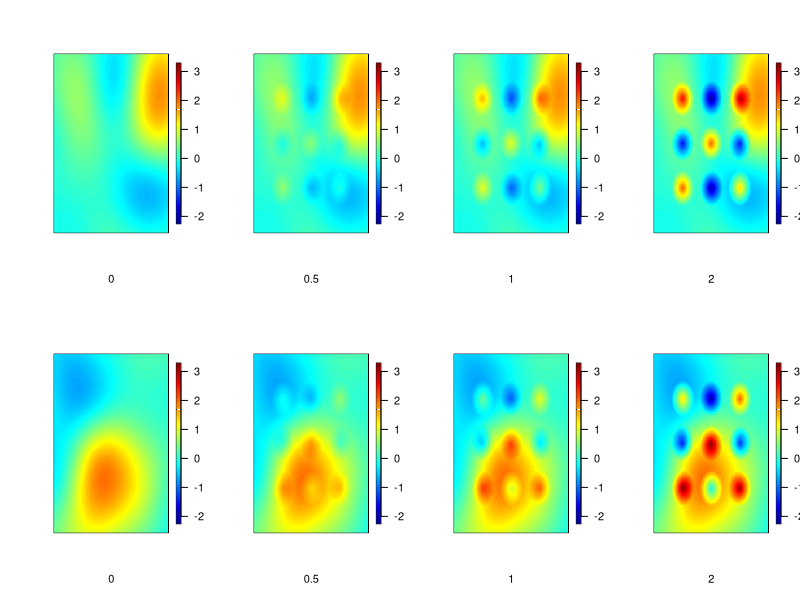

The R source for this figure:

### Simulated fields example
# ## Base signal: 9 cones centered at {0.25, 0.50, 0.75}^2; diameter 0.20. Five cones pointing "upwards" and four cones pointing "downwards".

# Evaluates the base signal at specified time points
signal <- function(time) {
  l <- length(time)
  ud <- matrix(0, l,l)
  
  w1 <- which(time > 0.15 &  time < 0.35)
  w2 <- which(time > 0.40 &  time < 0.60)
  w3 <- which(time > 0.65 &  time < 0.85)
  
  ud[w1,w1] <- 
    10 * pmax.int(0.1 - sqrt(outer( (0.25 - time[w1])^2, (0.25 - time[w1])^2, "+")), 0)
  
  ud[w2,w1] <- t(ud[w1,w2] <- 
                   - 10 * pmax.int(0.1 - sqrt(outer( (0.25 - time[w1])^2, (0.50 - time[w2])^2, "+")), 0))
  
  ud[w3,w1] <- t(ud[w1,w3] <-  
                   10 * pmax.int(0.1 - sqrt(outer( (0.25 - time[w1])^2, (0.75 - time[w3])^2, "+")), 0))
  
  ud[w2,w2] <- 
    10 * pmax.int(0.1 - sqrt(outer( (0.50 - time[w2])^2, (0.50 - time[w2])^2, "+")), 0)

  ud[w3,w2] <- t(ud[w2,w3] <- 
                   - 10 * pmax.int(0.1 - sqrt(outer( (0.50 - time[w2])^2, (0.75 - time[w3])^2, "+")), 0))
  
  ud[w3,w3] <- 
    10 * pmax.int(0.1 - sqrt(outer( (0.75 - time[w3])^2, (0.75 - time[w3])^2, "+")), 0)
  
  ud
}
### Sampling of the random processes

###########
simpel.wiener.sampler <- function(felt, eval, rvals, samples, range = 1) {
  if (missing(samples)) samples <- ncol(rvals)
  
  lf <- length(felt)
  
  matrix(rvals, ncol = lf^2, nrow = samples) %*% 
    dnorm(sqrt((rep(felt, each = lf)- eval[1])^2  + (rep(felt, lf)- eval[2])^2) * range) 
}

# Simulate the fields
set.seed(936807)

B <- 2
noise <- matrix(rnorm(201*201), 201*201, 1)  ## We use 201 x 201 equidistant points on [0,1]x[0,1] for the background Wiener process.
L <- 255
vals0 <- array(, c(L, L, 2))

for (i in 1:L) {
  cat(i)
  for (j in 1:L) {
#    val <- simpel.wiener.sampler(seq(0,1, 0.005), c(j / (L+1), i / (L+1)), rvals = noise, range = 5, samples = 1) / 30
    
    vals0[i,j, ] <- 
      simpel.wiener.sampler(seq(0,1, 0.005), c(i / (L+1), j / (L+1)), rvals = noise, range = 5, samples = 2) / 30
}}



#######
# Plot
library(fields)


#pdf("..", width = 11, height = 6)

par(mfrow = c(2,4))

siglayers1 <- array(, dim = c(L,L,4))
siglayers1[,,1] <- vals0[,,1]
siglayers1[,,2] <- vals0[,,1] + 0.5*signal(1:255/ 256)
siglayers1[,,3] <- vals0[,,1] + 1.0*signal(1:255/ 256)
siglayers1[,,4] <- vals0[,,1] + 2.0*signal(1:255/ 256)


siglayers2 <- array(, dim = c(L,L,4))
siglayers2[,,1] <- vals0[,,2]
siglayers2[,,2] <- vals0[,,2] + 0.5*signal(1:255/ 256)
siglayers2[,,3] <- vals0[,,2] + 1.0*signal(1:255/ 256)
siglayers2[,,4] <- vals0[,,2] + 2.0*signal(1:255/ 256)

rang <- range(c(siglayers1, siglayers2))

image.plot(siglayers1[,,1], nlevel = 128, xaxt = "n", yaxt = "n", xlab =  0,
           zlim = rang)#, 

image.plot(siglayers1[,,2], nlevel = 128, xaxt = "n", yaxt = "n", xlab =  0.5,
           zlim = rang)#,

image.plot(siglayers1[,,3], nlevel = 128, xaxt = "n", yaxt = "n", xlab =  1,
           zlim = rang)#,

image.plot(siglayers1[,,4], nlevel = 128, xaxt = "n", yaxt = "n", xlab =  2,
           zlim = rang)#,

image.plot(siglayers2[,,1], nlevel = 128, xaxt = "n", yaxt = "n", xlab =  0,
           zlim = rang)#,

image.plot(siglayers2[,,2], nlevel = 128, xaxt = "n", yaxt = "n", xlab =  0.5,
           zlim = rang)#,

image.plot(siglayers2[,,3], nlevel = 128, xaxt = "n", yaxt = "n", xlab =  1,
           zlim = rang)#,

image.plot(siglayers2[,,4], nlevel = 128, xaxt = "n", yaxt = "n", xlab =  2,
           zlim = rang)#,

#dev.off()
